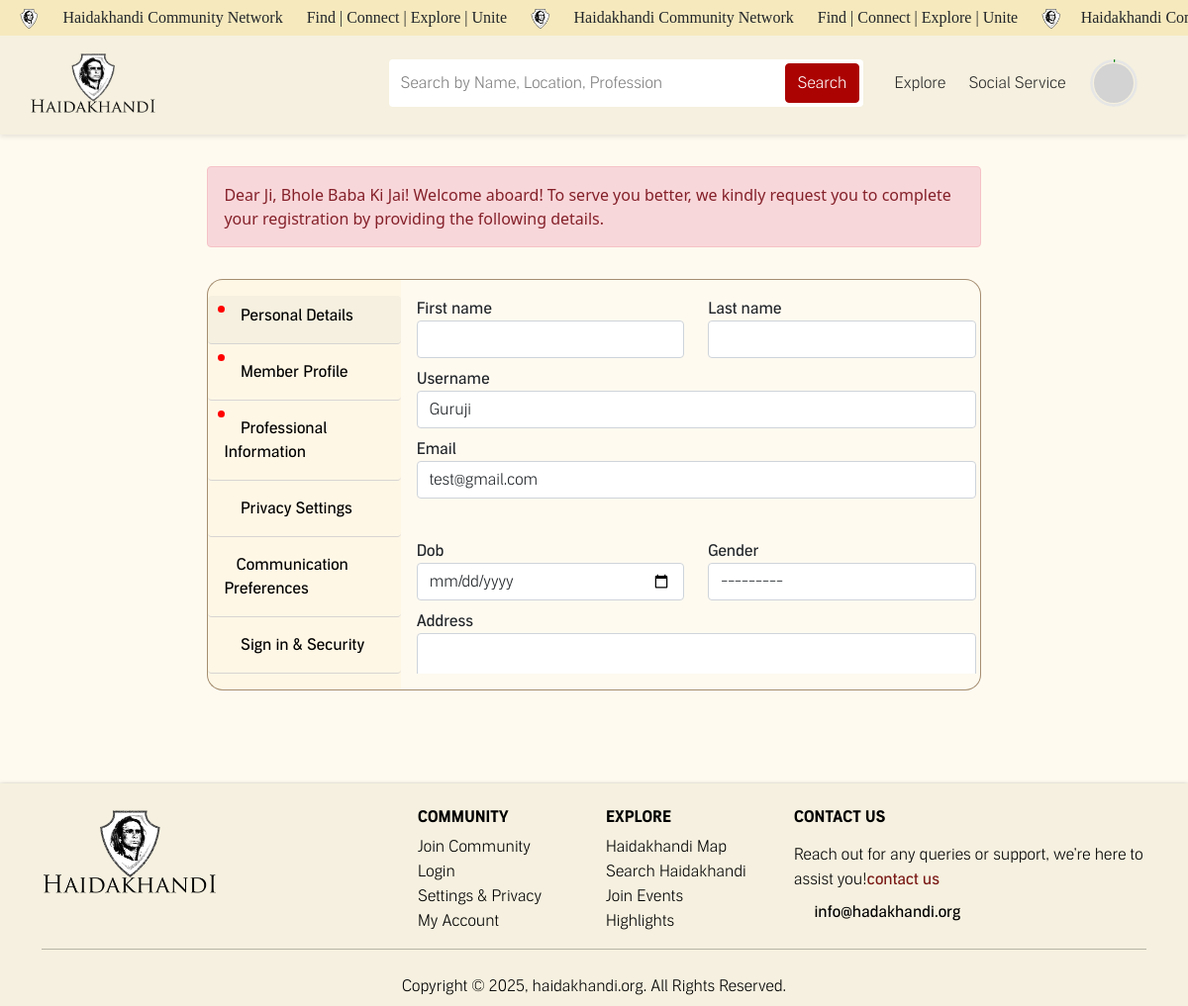
/profile/ (signed in), run on the app's committed database.
### accounts/models.py (models this page shows, shortened)
class User(AbstractBaseUser, PermissionsMixin):
    username = models.CharField(max_length=150, unique=True)
    email = models.EmailField(unique=True)
    phone_prefix = models.CharField(max_length=5, choices=PHONE_NUMBER_PREFIX_CHOICES_NAME, default="+91")
    phone = models.CharField(max_length=15, unique=True)
    first_name = models.CharField(max_length=150, blank=True)
    last_name = models.CharField(max_length=150, blank=True)
    is_active = models.BooleanField(default=True)
    is_staff = models.BooleanField(default=False)
    date_joined = models.DateTimeField(auto_now_add=True)
    USERNAME_FIELD = "username"
    EMAIL_FIELD = "email"
    REQUIRED_FIELDS = ["email", "phone"]
    objects = UserManager()

class ContactInformation(models.Model):
    GENDER_CHOICES = (
        ("Male", "Male"),
        ("Female", "Female"),
        ("Other", "Other"),
    )
    user = models.OneToOneField(User, on_delete=models.CASCADE, related_name="contact_info")
    dob = models.DateField(blank=True, null=True)
    gender = models.CharField(max_length=10, choices=GENDER_CHOICES, blank=True)
    address = models.TextField(blank=True)
    country = CountryField(blank=True)
    state = models.CharField(max_length=100, blank=True)
    city = models.CharField(max_length=50, blank=True)
    postal_code = models.CharField(max_length=10, blank=True)
    latitude = models.FloatField(blank=True, null=True)
    longitude = models.FloatField(blank=True, null=True)

### accounts/views.py (the view)
# urls.py: path("profile/", UserProfileView.as_view(), name="profile"),
class UserProfileView(LoginRequiredMixin, View):
    login_url = "login"
    redirect_field_name = "next"
    def get(self, request):
        user_form = UserRegistrationForm(instance=request.user)
        uname_change = UsernameChangeForm(user=request.user)
        p_change_form = PasswordChangeForm(user=request.user)
        email_change_form = EmailChangeForm(user=request.user)
        contact_info, created = ContactInformation.objects.get_or_create(user=request.user)
        contact_form = ContactInformationForm(instance=contact_info)
        professional_info, created = ProfessionalInformation.objects.get_or_create(user=request.user)
        professional_form = ProfessionalInformationForm(instance=professional_info)
        member_profile, _ = MemberProfile.objects.get_or_create(user=request.user)
        member_profile_form = MemberProfileForm(instance=member_profile)
        privacy_instance,created = PrivacySettings.objects.get_or_create(user=request.user)
        privacy_form = PrivacySettingsForm(instance=privacy_instance)
        comm_instance,created = CommunicationPreferences.objects.get_or_create(user=request.user)
        comm_form = CommunicationPreferencesForm(instance=comm_instance)
        context = {
            "user_form": user_form,
            "c_info": contact_form,
            "professional_form":professional_form,
            "member_profile_form": member_profile_form,
            "privacy_form":privacy_form,
            "comm_form":comm_form,
            'uname_change' : uname_change,
            'password_change_form':p_change_form,
            'email_change_form':email_change_form
        }
        return render(request, "accounts/profile.html", context)

### accounts/forms.py
class UserRegistrationForm(UserCreationForm):
    phone_prefix = forms.ChoiceField(
        choices=PHONE_NUMBER_PREFIX_CHOICES_NAME,
        required=True,
        label="Country Code",
        widget=forms.Select(attrs={"class": "form-control"})
    )
    phone = forms.CharField(
        max_length=15,
        required=True,
        label="Phone Number",
        widget=forms.TextInput(attrs={"class": "form-control"})
    )
    class Meta:
        model = User
        fields = [
            "username",
            "email",
            "first_name",
            "last_name",
            "phone_prefix",
            "phone",
            "password1",
            "password2",
        ]
        widgets = {
            "username": forms.TextInput(attrs={"class": "form-control"}),
            "email": forms.EmailInput(attrs={"class": "form-control"}),
            "first_name": forms.TextInput(attrs={"class": "form-control"}),
            "last_name": forms.TextInput(attrs={"class": "form-control"}),
            "password1": forms.PasswordInput(attrs={"class": "form-control"}),
            "password2": forms.PasswordInput(attrs={"class": "form-control"}),
        }

class ContactInformationForm(forms.ModelForm):
    class Meta:
        model = ContactInformation
        fields = [
            "dob",
            "gender",
            "address",
            "country",
            "state",
            "city",
            "postal_code",
        ]
        widgets = {
            "dob": forms.DateInput(attrs={"type": "date", "class": "form-control"}),
            "gender": forms.Select(
                choices=ContactInformation.GENDER_CHOICES,
                attrs={"class": "form-control"}
            ),
            "address": forms.Textarea(attrs={"rows": 2, "class": "form-control"}),
            "country": CountrySelectWidget(attrs={"class": "form-control"}),
            "state": forms.TextInput(attrs={"class": "form-control"}),
            "city": forms.TextInput(attrs={"class": "form-control"}),
            "postal_code": forms.TextInput(attrs={"class": "form-control"}),
        }

### templates/accounts/profile.html (shortened to what this page needs)
{% extends "base/base.html" %}
{% load static %}
{% load widget_tweaks %}
{% block body %}
<div class="my-3 w-100">
    <div class="d-flex justify-content-center container">
        <div class="main-container " id="complete-profile-notification">
            <div class="alert alert-danger " role="alert">
                Dear  Ji, Bhole Baba Ki Jai!
                 Welcome aboard! To serve you better, we kindly request you to complete your registration by providing the following details.
              </div>
        </div>
    </div>
    <div class="d-flex justify-content-center container">
        <div class="d-flex flex-column flex-md-row main-container">
            <div class="d-flex flex-row flex-md-column py-md-3 left-nav">
                <div class="nav nav-pills d-flex overflow-auto overflow-md-hidden" id="v-pills-tab" role="tablist" aria-orientation="vertical">
                    <a class="nav-link active bb-taupe pb-md-3" id="v-pills-personal-details-tab" data-bs-toggle="pill" href="#personal-details" role="tab">
                        <i class="bi bi-person-fill"></i> <span data-bs-toggle="tooltip" class="custom-tooltip" data-bs-placement="left" title="pending">Personal Details</span>
                    </a>
                    <a class="nav-link bb-taupe py-md-3" id="v-pills-member-profile-tab" data-bs-toggle="pill" href="#member-profile" role="tab">
                        <i class="bi bi-people-fill"></i> <span data-bs-toggle="tooltip" class="custom-tooltip" data-bs-placement="left" >Member Profile</span>
                    </a>
                    <a class="nav-link bb-taupe py-md-3" id="v-pills-professional-info-tab" data-bs-toggle="pill" href="#professional-info" role="tab">
                        <i class="bi bi-briefcase"></i> <span data-bs-toggle="tooltip" class="custom-tooltip" data-bs-placement="left" >Professional Information</span>
                    </a>
                    <a class="nav-link bb-taupe py-md-3" id="v-pills-privacy-settings-tab" data-bs-toggle="pill" href="#privacy-settings" role="tab">
                        <i class="bi bi-person-fill-lock"></i> <span data-bs-toggle="tooltip" class="custom-tooltip" data-bs-placement="left" >Privacy Settings</span>
                    </a>
                    <a class="nav-link bb-taupe py-md-3" id="v-pills-communication-preferences-tab" data-bs-toggle="pill" href="#communication-preferences" role="tab">
                        <i class="bi bi-broadcast"></i><span data-bs-toggle="tooltip" class="custom-tooltip" data-bs-placement="left" >Communication Preferences</span>
                    </a>
                    <a class="nav-link bb-taupe py-md-3" id="v-pills-signin-security-tab" data-bs-toggle="pill" href="#signin-security" role="tab">
                        <i class="bi bi-key"></i> <span data-bs-toggle="tooltip" class="custom-tooltip" data-bs-placement="left" >Sign in & Security</span>
                    </a>
                </div>
            </div>
            <div class="col-12 col-md-9 bg-body p-3 pe-1 right-nav">
                <div class="tab-content  position-relative h-100 overflow-y-auto " id="v-pills-tabContent">
                    <div class="tab-pane fade show active position-absolute w-100" id="personal-details" role="tabpanel" aria-labelledby="v-pills-personal-details-tab" >
                        {% include 'accounts/forms/personal_details.html' %}
                    </div>
                </div>
            </div>
        </div>
    </div>
</div>
{% endblock body %}

### templates/accounts/forms/personal_details.html (shortened to what this page needs)
{% load widget_tweaks %}
<form
    method="post"
    action="{% url 'update_profile' %}"
    enctype="multipart/form-data"
>
    <div class="row">
        <div class="col-md-6">
            <label>{{ user_form.first_name.label }}</label>
            {{ user_form.first_name|add_class:"form-control" }}
        </div>
        <div class="col-md-6">
            <label>{{ user_form.last_name.label }}</label>
            {{ user_form.last_name|add_class:"form-control" }}
        </div>
    </div>
    <div class="mt-2">
        <label>{{ user_form.username.label }}</label>
        {{ user_form.username|add_class:"form-control" }}
    </div>
    <div class="mt-2">
        <label>{{ user_form.email.label }}</label>
        {{ user_form.email|add_class:"form-control" }}
    </div>
    <div class="mt-2">
    </div>
    <div class="row mt-2">
        <div class="col-md-6">
            <label>{{ c_info.dob.label }}</label>
            {{ c_info.dob|add_class:"form-control"|attr:"type:date" }}
        </div>
        <div class="col-md-6">
            <label>{{ c_info.gender.label }}</label>
            {{ c_info.gender|add_class:"form-control" }}
        </div>
    </div>
    <div class="mt-2">
        <label>{{ c_info.address.label }}</label>
        {{ c_info.address|add_class:"form-control" }}
    </div>
</form>

### static/css/main.css (style rules this page uses)
html { overflow-x: hidden; }
body { background: #fff; }
* { box-sizing: border-box; }
html, body, ul, ol { margin: 0; padding: 0; }
body { background: #fefaf0; }
a { font-family: "Audible Sans Rg"; }
.label, label { font-family: "Audible Sans Rg"; }
a { color: #791815 !important; }
input, textarea, select { font-family: "Audible Sans Lt"; background-color: #FFFFFF !important; }
a { text-decoration: none; }
.form-control::placeholder { color: gray !important; }
.bb-taupe { border-bottom: 1px solid #d7d5d3 !important; }
@media only screen and (min-width: 769px) { .bb-taupe { width: 100%; } }
.nav-pills .nav-link.active { background-color: #f5f0df !important; }
@media only screen and (min-width: 769px) { .nav-pills .nav-link { width: 100%; } }
@media screen and (min-width: 769px) { .main-container { max-width: 70%; margin-top: 1rem; } }
.left-nav { background-color: #fff7e6; border: 1px solid #a58d70; }
@media screen and (min-width: 769px) { .left-nav { border-right: none; border-radius: 1rem 0rem 0rem 1rem; max-width: 80vw; } }
.right-nav { border: 1px solid #a58d70; background: #fefaf0 !important; }
.right-nav .tab-content { overflow-y: auto; }
@media screen and (min-width: 769px) { .right-nav { border-left: none; height: 80vh; border-radius: 0rem 1rem 1rem 0rem; } }
@media screen and (min-width: 1024px) { .right-nav { height: 100%; } }
.nav > a { color: #000000 !important; }

### data on the page
User: username "Guruji", email "test@gmail.com"
ContactInformation: gender "---------"

### other printed values
{{ user_form.first_name.label }} "First name"
{{ user_form.last_name.label }} "Last name"
{{ user_form.username.label }} "Username"
{{ user_form.email.label }} "Email"
{{ c_info.dob.label }} "Dob"
{{ c_info.gender.label }} "Gender"
{{ c_info.address.label }} "Address"
